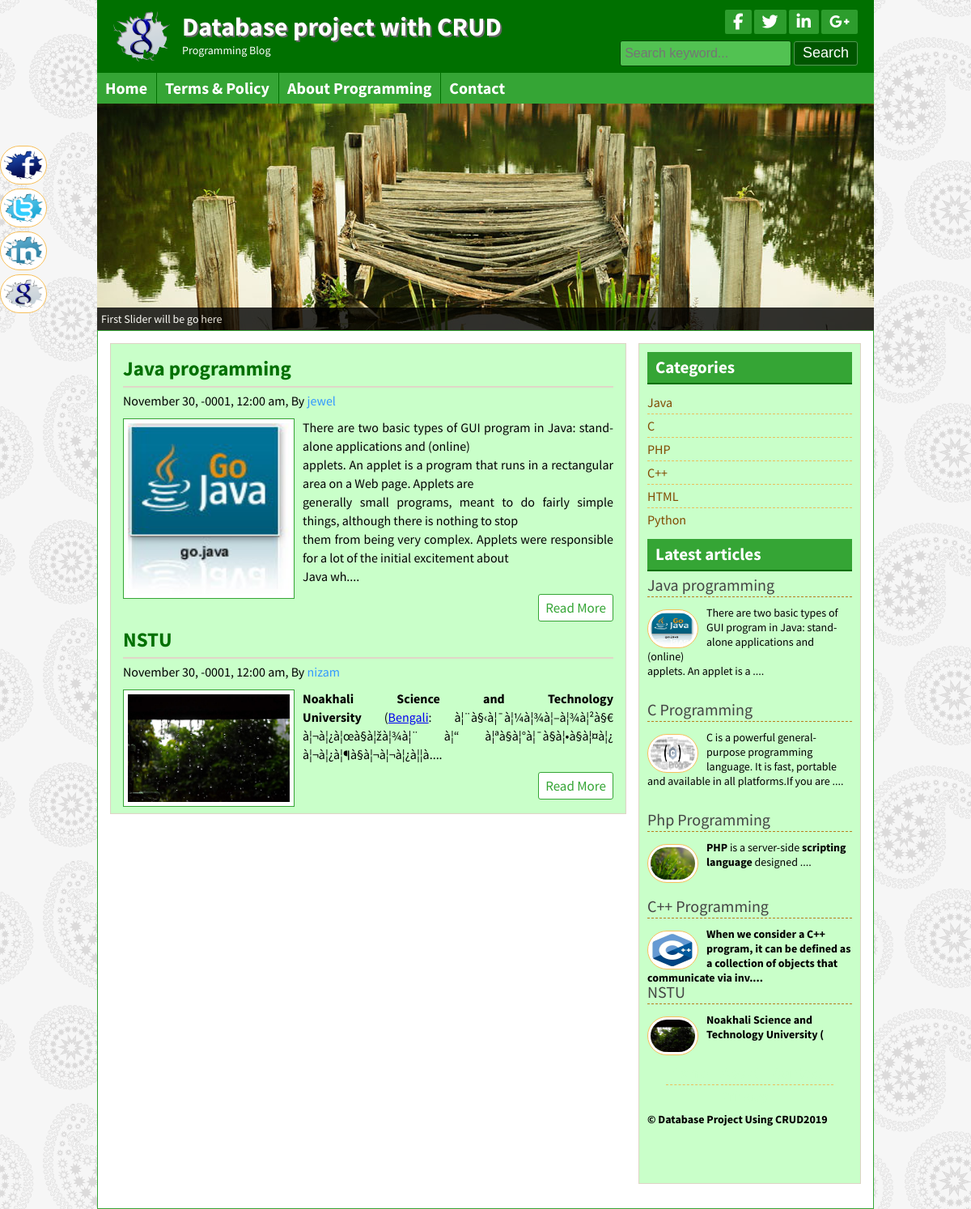
Screenshot of /posts.php?category=11 with the database file from the repository.
### tables this page shows
CREATE TABLE IF NOT EXISTS `title_slogan` (
  `id` int(11) NOT NULL AUTO_INCREMENT,
  `title` varchar(255) NOT NULL,
  `slogan` varchar(255) NOT NULL,
  `logo` varchar(255) NOT NULL,
  PRIMARY KEY (`id`)
);

CREATE TABLE IF NOT EXISTS `tbl_social` (
  `id` int(11) NOT NULL AUTO_INCREMENT,
  `fb` varchar(255) NOT NULL,
  `tw` varchar(255) NOT NULL,
  `ln` varchar(255) NOT NULL,
  `gp` varchar(255) NOT NULL,
  PRIMARY KEY (`id`)
);

CREATE TABLE IF NOT EXISTS `tbl_page` (
  `id` int(11) NOT NULL AUTO_INCREMENT,
  `name` varchar(255) NOT NULL,
  `body` text NOT NULL,
  PRIMARY KEY (`id`)
);

CREATE TABLE IF NOT EXISTS `tbl_post` (
  `id` int(11) NOT NULL AUTO_INCREMENT,
  `cat` int(11) NOT NULL,
  `title` varchar(255) NOT NULL,
  `description` varchar(255) NOT NULL,
  `body` text NOT NULL,
  `image` varchar(255) NOT NULL,
  `author` varchar(50) NOT NULL,
  `tags` varchar(255) NOT NULL,
  `date` timestamp NOT NULL,
  `userid` int(11) NOT NULL,
  PRIMARY KEY (`id`)
);

CREATE TABLE IF NOT EXISTS `tbl_category` (
  `id` int(11) NOT NULL AUTO_INCREMENT,
  `name` varchar(50) NOT NULL,
  PRIMARY KEY (`id`)
);

CREATE TABLE IF NOT EXISTS `tbl_footer` (
  `id` int(11) NOT NULL AUTO_INCREMENT,
  `note` varchar(255) NOT NULL,
  PRIMARY KEY (`id`)
);

### lib/database.php (called while the page is built, shortened)
<?php
	class database{
		public $host = DB_HOST;
		public $user = DB_USER;
		public $pass = DB_PASS;
		public $dbname = DB_NAME;
		public $link;
		private function connectDB(){
			$this->link = new mysqli($this->host, $this->user, $this->pass, $this->dbname);
		}
		public function select($query){
			$result = $this->link->query($query) or die($this->link->error.__LINE__);
			if($result->num_rows >0 ){
				return $result;
			}else{
				return false;
			}
		}
	}
?>

### helpers/format.php (called while the page is built, shortened)
<?php
	class format{
		public function formatdate($date){
			return date('F j, Y, g:i a',strtotime($date));
		}
		public function textshorten($text, $limit=400){
			$text = $text." ";
			$text = substr($text,0,$limit);
			$text = $text."....";
			return $text;
		}
	}
?>

### posts.php (the view)
<?php include "inc/header.php"; ?>
<?php include "inc/slider.php"; ?>
<?php
	$category = mysqli_real_escape_string($db->link, $_GET['category']);
	if(!isset($category) || $category == NULL){
		header("Location: 404.php");
	}else{
		$id = $category;
	}
?>
<div class="contentsection contemplete clear">
<div class="maincontent clear">
	<?php
		$query = "select * from tbl_post where cat = $id";
		$post = $db->select($query);
		if($post){
			while($result = $post->fetch_assoc()){
	?>
		<div class="samepost clear">
				<h2><a href="post.php?id=<?php echo $result['id']; ?>"><?php echo $result['title']; ?></a></h2>
				<h4><?php echo $fm->formatdate($result['date']); ?>, By <a href="#"><?php echo $result['author']; ?></a></h4>
				<a href="#"><img src="admin/<?php echo $result['image']; ?>" alt="post image"/></a>
				<?php echo $fm->textshorten($result['body']); ?>
				<div class="readmore clear">
				<a href="post.php?id=<?php echo $result['id']; ?>">Read More</a>
				</div>
			</div>
		<?php } }else {		?>
			<h3>NO POST AVAILABLE IN THIS CATEGORY...</h3>
		<?php } ?>
</div>
<?php include "inc/sidebar.php"; ?>
<?php include "inc/footer.php"; ?>

### inc/header.php (shortened to what this page needs)
<?php include "lib/database.php"; ?>
<?php include "helpers/format.php"; ?>
<?php
	$db = new database();
	$fm = new format();
?>
<!DOCTYPE html>
<html>
<head>
	<?php include "scripts/css.php"; ?>
</head>
<body>
	<div class="headersection templete clear">
		<a href="index.php">
			<div class="logo">
			<?php
				$query = "select * from title_slogan where id='1'";
				$blog_title = $db->select($query);
				if($blog_title){
					while($result = $blog_title->fetch_assoc()){
			?>
				<img src="admin/<?php echo $result['logo']; ?>" alt="Logo"/>
				<h2><?php echo $result['title']; ?></h2>
				<p><?php echo $result['slogan']; ?></p>
			<?php } } ?>
			</div>
		</a>
		<div class="social clear">
			<div class="icon clear">
			<?php
				$query = "select * from tbl_social where id='1'";
				$socialmedia = $db->select($query);
				if($socialmedia){
					while($result = $socialmedia->fetch_assoc()){
			?>
				<a href="<?php echo $result['fb'];?>" target="_blank"><i class="fa fa-facebook"></i></a>
				<a href="<?php echo $result['tw'];?>" target="_blank"><i class="fa fa-twitter"></i></a>
				<a href="<?php echo $result['ln'];?>" target="_blank"><i class="fa fa-linkedin"></i></a>
				<a href="<?php echo $result['gp'];?>" target="_blank"><i class="fa fa-google-plus"></i></a>
			<?php } } ?>
			</div>
			<div class="searchbtn clear">
			<form action="search.php" method="get">
				<input type="text" name="search" placeholder="Search keyword..."/>
				<input type="submit" name="submit" value="Search"/>
			</form>
			</div>
		</div>
	</div>
<div class="navsection templete">
	<?php
		$path = $_SERVER['SCRIPT_FILENAME'];
		$currentpage  = basename($path, '.php');
	?>
	<ul>
		<li><a <?php if($currentpage == 'index'){echo 'id="active"'; } ?> href="index.php">Home</a></li>
		<?php
			$query = "select * from tbl_page";
			$pages = $db->select($query);
			if($pages){
				while($result = $pages->fetch_assoc()){
		?>
			<li><a
			<?php
				if(isset($_GET['pageid']) && $_GET['pageid'] == $result['id']){
					echo 'id="active"';
				}
			?>
			href= "page.php?pageid=<?php echo $result['id']; ?>">
			<?php echo $result['name']; ?></a></li>
		<?php } } ?>
		<li><a <?php if($currentpage == 'contact'){echo 'id="active"'; } ?> href="contact.php">Contact</a></li>
	</ul>
</div>

### inc/sidebar.php
<div class="sidebar clear">
		<div class="samesidebar clear">
			<h2>Categories</h2>
				<ul>
					<?php
						$query = "select * from tbl_category";
						$category = $db->select($query);
						if($category){
							while($result = $category->fetch_assoc()){
					?>
					<li><a href="posts.php?category=<?php echo $result['id']; ?>"><?php echo $result['name']; ?></a></li>
					<?php } }else{ ?>
						<li>NO Category Created.</li>
					<?php  } ?>
				</ul>
		</div>
		<div class="samesidebar clear">
			<h2>Latest articles</h2>
				<?php
					$query = "select * from tbl_post limit 5";
					$post = $db->select($query);
					if($post){
						while($result = $post->fetch_assoc()){
				?>
				<div class="popular clear">
					<h3><a href="post.php?id=<?php echo $result['id']; ?>"><?php echo $result['title']; ?></a></h3>
					<a href="post.php?id=<?php echo $result['id']; ?>">
						<img src="admin/<?php echo $result['image']; ?>" alt="post image"/></a>
					<?php echo $fm->textshorten($result['body'], 120); ?>
				</div>
		<?php } }else {header("Location:404.php");} ?>
		</div>
	</div>

### inc/footer.php (shortened to what this page needs)
</div>
	<div class="footersection templete clear">
	  <div class="footermenu clear">
		<ul>
			<li><a href="#">Home</a></li>
			<li><a href="#">About</a></li>
			<li><a href="#">Contact</a></li>
			<li><a href="#">Privacy</a></li>
		</ul>
	  </div>
	<?php
			$query = "select * from tbl_footer where id='1'";
			$copyright = $db->select($query);
			if($copyright){
				while($result = $copyright->fetch_assoc()){
	?>
	  <p>&copy; <?php echo $result['note']; ?><?php echo date('Y'); ?></p>
	<?php } }?>
	</div>
	<div class="fixedicon clear">
	<?php
		$query = "select * from tbl_social where id='1'";
		$socialmedia = $db->select($query);
		if($socialmedia){
			while($result = $socialmedia->fetch_assoc()){
	?>
		<a href="<?php echo $result['fb'];?>" target="_blank"><img src="images/fb.png" alt="Facebook"/></a>
		<a href="<?php echo $result['tw'];?>" target="_blank"><img src="images/tw.png" alt="Twitter"/></a>
		<a href="<?php echo $result['ln'];?>" target="_blank"><img src="images/in.png" alt="LinkedIn"/></a>
		<a href="<?php echo $result['gp'];?>" target="_blank"><img src="images/gl.png" alt="GooglePlus"/></a>
	<?php } } ?>
	</div>
</body>
</html>

### theme/green.css (style rules this page uses)
.headersection, .footersection { background: #007000 none repeat scroll 0 0; }
.icon a { background: #2d9d2d none repeat scroll 0 0; }
.searchbtn input[type="text"] { background:#52c252 none repeat scroll 0 0; border: 1px solid #034703; }
.searchbtn input[type="submit"] { border: 1px solid #549854; }
input[type="submit"] { background:#005600 none repeat scroll 0 0; border: 1px solid #52c252; }
.navsection { background: #35a535 none repeat scroll 0 0; }
.navsection ul li { border-left: 1px solid #007000; border-right: 1px solid #38a838; }
.samepost h2 a { color: #007000; }
.maincontent, .sidebar { background: #c9ffc9 none repeat scroll 0 0; }
.samepost img { border: 1px solid #35a535; }
.contentsection { border: 1px solid #35a535; }
.samesidebar h2 { background: #35a535 none repeat scroll 0 0; border-bottom: 2px solid #007000;color: #fff; }
.readmore a { border: 1px solid #35a535; color: #35a535; }
.footermenu ul li a { color: #c9ffc9; }
.samepost h2, .about h2 { color: #007000; }

### rows the page displays
title_slogan: logo (picture), title "Database project with CRUD", slogan "Programming Blog"
tbl_page: name "Terms & Policy"
tbl_page: name "About Programming"
tbl_post: title "Java programming", date "November 30, -0001, 12:00 am", author "jewel", image (picture), body "There are two basic types of GUI program in Java: stand-alone applications and (online) applets. An applet is a program that runs in a rectangular area on a Web page. Applets are generally small programs, meant to do fairly simple things, although there is nothing to stop them from being very complex. Applets were responsible for a lot of the initial excitement about Java wh....", body "There are two basic types of GUI program in Java: stand-alone applications and (online) applets. An applet is a ...."
tbl_post: title "NSTU", date "November 30, -0001, 12:00 am", author "nizam", image (picture), body "Noakhali Science and Technology University ( Bengali : à¦¨à§‹à¦¯à¦¼à¦¾à¦–à¦¾à¦²à§€ à¦¬à¦¿à¦œà§à¦žà¦¾à¦¨ à¦“ à¦ªà§à¦°à¦¯à§à¦•à§à¦¤à¦¿ à¦¬à¦¿à¦¶à§à¦¬à¦¬à¦¿à¦¦à....", body "Noakhali Science and Technology University ("
tbl_category: name "Java"
tbl_category: name "C"
tbl_category: name "PHP"
tbl_category: name "C++"
tbl_category: name "HTML"
tbl_category: name "Python"
tbl_post: title "C Programming", image (picture), body "C is a powerful general-purpose programming language. It is fast, portable and available in all platforms.If you are ...."
tbl_post: title "Php Programming", image (picture), body "PHP is a server-side scripting language designed ...."
tbl_post: title "C++ Programming", image (picture), body "When we consider a C++ program, it can be defined as a collection of objects that communicate via inv...."
tbl_footer: note "Database Project Using CRUD"
